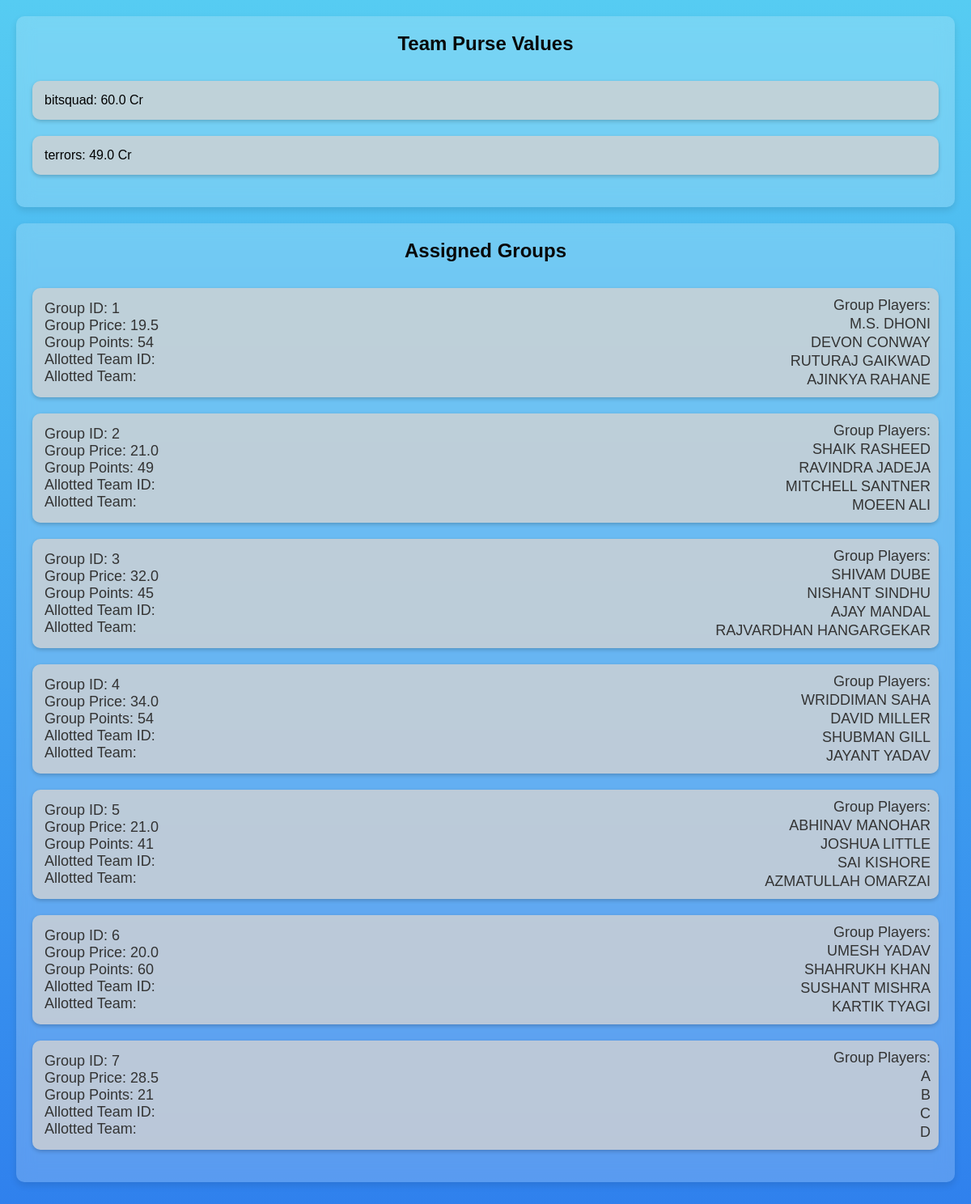
Page /groups/ on the earlier database version.
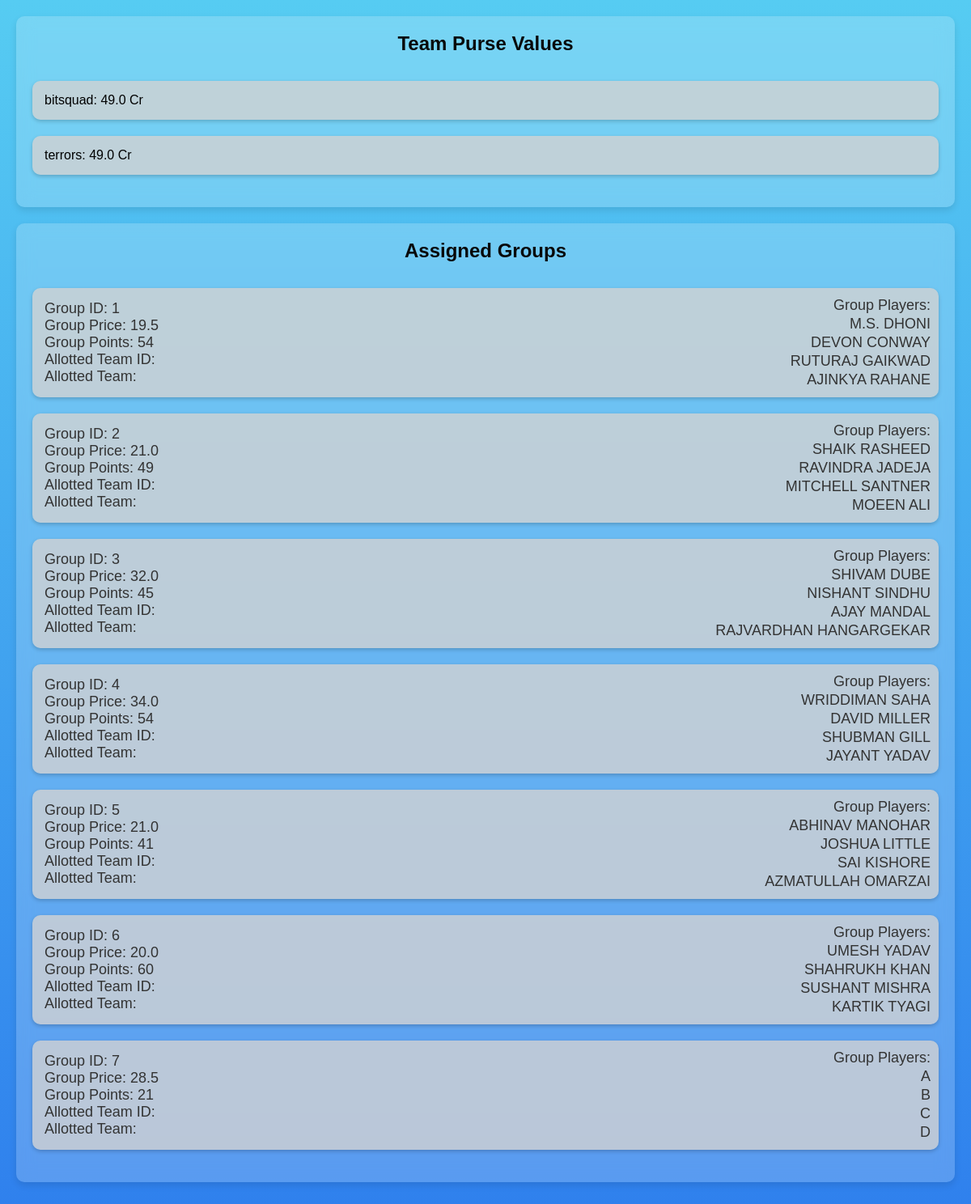
Same page on the later database version.
### Teams/models.py (models this page shows, shortened)
class Team(models.Model):
   team_id = models.IntegerField(primary_key=True)
   team_name = models.CharField(max_length=40, null=False)
   correct_answers = models.IntegerField(default=0)  # Incremental Logic in VIEWS [To be Implemented]
   purse_value = models.FloatField(default=40)  # Calculation Logic in VIEWS [To be Implemented]
   points_scored = models.IntegerField(default=0)

### Teams/views.py (the view)
# urls.py: path('groups/', group_list, name='group_list'),
def group_list(request):
    teams = Team.objects.all()
    groups = Group.objects.all()
    for group in groups:
        group_stats = Stat.objects.filter(player__group=group)
        total_points = group_stats.aggregate(
            total_points=Sum('fielding') + Sum('bowling') + Sum('batting')
        )['total_points'] or 0  # Ensure 0 if no stats found
        group.group_points = total_points
        group.save()
    previous_assignment = request.session.get('existing_assignments', [])
    existing_assignments = set(group.group_id for group in groups if group.alloted_team_id is not None)
    for group in groups:
        if group.group_id in existing_assignments and group.group_id not in previous_assignment:
            team = Team.objects.get(team_id=group.alloted_team_id)
            team.purse_value -= group.group_price
            team.save()
    request.session['existing_assignments'] = list(existing_assignments)
    context = {
        'teams': teams,
        'groups': groups,
    }
    return render(request, 'group_list.html', context)

### Teams/templates/Teams/group_list.html (shortened to what this page needs)
{% load static %}
<!DOCTYPE html>
<html lang="en">
<head>
    <link rel="stylesheet" href="{% static 'Teams/group_list.css' %}">
</head>
<body>
    <div class="container">
        <div class="team-purse-container">
            <h2>Team Purse Values</h2>
            <ul>
                {% for team in teams %}
                <li>{{ team.team_name }}: {{ team.purse_value }} Cr</li>
                {% endfor %}
            </ul>
        </div>
        <div class="assigned-group-container">
            <h2>Assigned Groups</h2>
            <ul>
                {% for group in groups %}
                <li class="group-container">
                    <div class="group-info">
                        <form action="{% url 'group_list' %}" method="post">
                            Group ID: {{ group.group_id }}<br>
                            Group Price: {{ group.group_price }}<br>
                            Group Points: {{ group.group_points }}<br>
                            Allotted Team ID: {{ group.alloted_team.team_id }}<br>
                            Allotted Team: {{ group.alloted_team.team_name }}
                        </form>
                    </div>
                    <div class="player-names">
                        <p>Group Players:</p>
                        {% for player in group.players.all %}
                        <p>{{ player.player_name }}</p>
                        {% endfor %}
                    </div>
                </li>
                {% endfor %}
            </ul>
        </div>
    </div>
</body>
</html>

Differences in the rows shown:
changed Team "bitsquad": purse_value "60.0" → "49.0"
